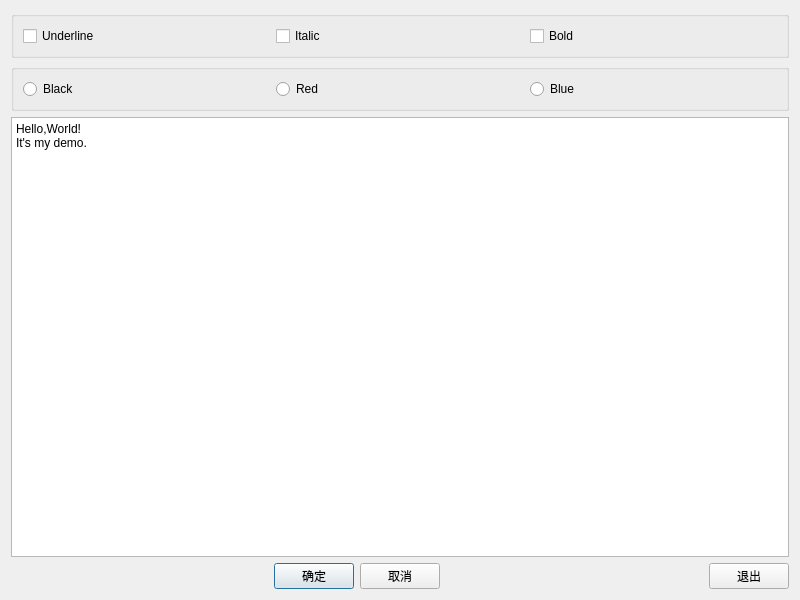
<?xml version="1.0" encoding="UTF-8"?>
<ui version="4.0">
 <class>Dialog</class>
 <widget class="QDialog" name="Dialog">
  <property name="geometry">
   <rect>
    <x>0</x>
    <y>0</y>
    <width>800</width>
    <height>600</height>
   </rect>
  </property>
  <property name="windowTitle">
   <string>Dialog by Designer</string>
  </property>
  <layout class="QVBoxLayout" name="verticalLayout">
   <item>
    <widget class="QGroupBox" name="groupBox">
     <property name="title">
      <string/>
     </property>
     <layout class="QHBoxLayout" name="horizontalLayout_2">
      <item>
       <widget class="QCheckBox" name="chkBoxUnder">
        <property name="text">
         <string>Underline</string>
        </property>
       </widget>
      </item>
      <item>
       <widget class="QCheckBox" name="chkBoxItalic">
        <property name="text">
         <string>Italic</string>
        </property>
       </widget>
      </item>
      <item>
       <widget class="QCheckBox" name="chkBoxBold">
        <property name="text">
         <string>Bold</string>
        </property>
       </widget>
      </item>
     </layout>
    </widget>
   </item>
   <item>
    <widget class="QGroupBox" name="groupBox_3">
     <property name="title">
      <string/>
     </property>
     <layout class="QHBoxLayout" name="horizontalLayout_3">
      <item>
       <widget class="QRadioButton" name="rBtnBlack">
        <property name="text">
         <string>Black</string>
        </property>
       </widget>
      </item>
      <item>
       <widget class="QRadioButton" name="rBtnRed">
        <property name="text">
         <string>Red</string>
        </property>
       </widget>
      </item>
      <item>
       <widget class="QRadioButton" name="rBtnBlue">
        <property name="text">
         <string>Blue</string>
        </property>
       </widget>
      </item>
     </layout>
    </widget>
   </item>
   <item>
    <widget class="QPlainTextEdit" name="txtEdit">
     <property name="plainText">
      <string>Hello,World!
It's my demo.</string>
     </property>
    </widget>
   </item>
   <item>
    <layout class="QHBoxLayout" name="horizontalLayout">
     <item>
      <spacer name="horizontalSpacer_2">
       <property name="orientation">
        <enum>Qt::Horizontal</enum>
       </property>
       <property name="sizeHint" stdset="0">
        <size>
         <width>40</width>
         <height>20</height>
        </size>
       </property>
      </spacer>
     </item>
     <item>
      <widget class="QPushButton" name="btnOK">
       <property name="text">
        <string>确定</string>
       </property>
      </widget>
     </item>
     <item>
      <widget class="QPushButton" name="btnCancel">
       <property name="text">
        <string>取消</string>
       </property>
      </widget>
     </item>
     <item>
      <spacer name="horizontalSpacer">
       <property name="orientation">
        <enum>Qt::Horizontal</enum>
       </property>
       <property name="sizeHint" stdset="0">
        <size>
         <width>40</width>
         <height>20</height>
        </size>
       </property>
      </spacer>
     </item>
     <item>
      <widget class="QPushButton" name="btnClose">
       <property name="text">
        <string>退出</string>
       </property>
      </widget>
     </item>
    </layout>
   </item>
  </layout>
 </widget>
 <tabstops>
  <tabstop>chkBoxUnder</tabstop>
  <tabstop>chkBoxItalic</tabstop>
  <tabstop>chkBoxBold</tabstop>
  <tabstop>rBtnBlack</tabstop>
  <tabstop>rBtnRed</tabstop>
  <tabstop>rBtnBlue</tabstop>
  <tabstop>txtEdit</tabstop>
  <tabstop>btnOK</tabstop>
  <tabstop>btnCancel</tabstop>
  <tabstop>btnClose</tabstop>
 </tabstops>
 <resources/>
 <connections>
  <connection>
   <sender>btnOK</sender>
   <signal>clicked()</signal>
   <receiver>Dialog</receiver>
   <slot>accept()</slot>
   <hints>
    <hint type="sourcelabel">
     <x>320</x>
     <y>577</y>
    </hint>
    <hint type="destinationlabel">
     <x>250</x>
     <y>585</y>
    </hint>
   </hints>
  </connection>
  <connection>
   <sender>btnCancel</sender>
   <signal>clicked()</signal>
   <receiver>Dialog</receiver>
   <slot>reject()</slot>
   <hints>
    <hint type="sourcelabel">
     <x>402</x>
     <y>577</y>
    </hint>
    <hint type="destinationlabel">
     <x>499</x>
     <y>574</y>
    </hint>
   </hints>
  </connection>
  <connection>
   <sender>btnClose</sender>
   <signal>clicked()</signal>
   <receiver>Dialog</receiver>
   <slot>close()</slot>
   <hints>
    <hint type="sourcelabel">
     <x>742</x>
     <y>582</y>
    </hint>
    <hint type="destinationlabel">
     <x>636</x>
     <y>582</y>
    </hint>
   </hints>
  </connection>
 </connections>
</ui>
